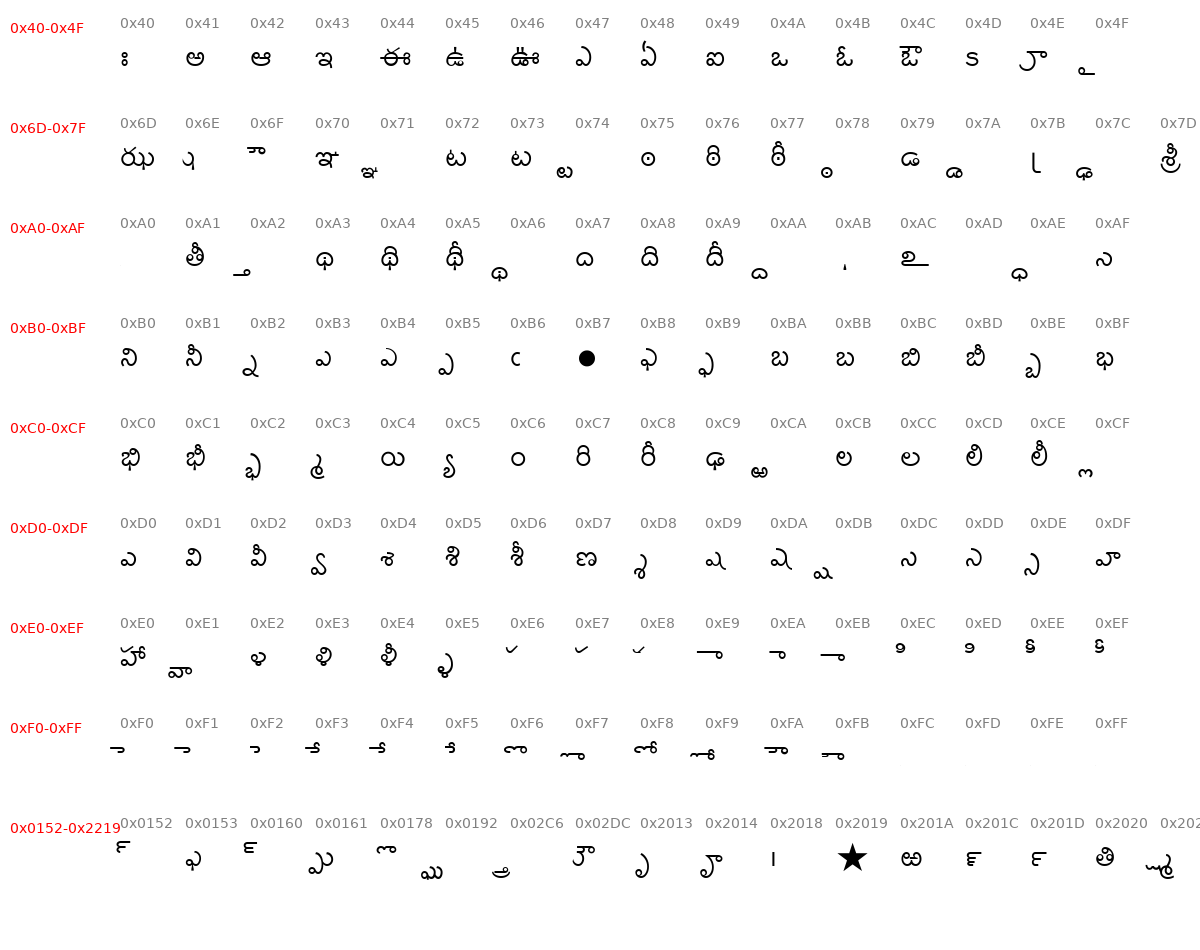

Write Python code to recreate this figure.
from PIL import Image, ImageDraw, ImageFont
from fontTools.ttLib import TTFont

font_path = "public/SHREE-TEL.ttf"
ttfont = TTFont(font_path)
cmap = ttfont.getBestCmap()
font = ImageFont.truetype(font_path, 40)
label_font = ImageFont.truetype("/usr/share/fonts/TTF/DejaVuSans.ttf", 14)

# Let's inspect codes:
# 0x41 to 0x4F (A to O)
# 0x60 to 0x7F
# 0xA0 to 0xFF
# 0x0100 to 0x2219

ranges = [
    ("0x40-0x4F", range(0x40, 0x50)),
    ("0x6D-0x7F", range(0x6D, 0x80)),
    ("0xA0-0xAF", range(0xA0, 0xB0)),
    ("0xB0-0xBF", range(0xB0, 0xC0)),
    ("0xC0-0xCF", range(0xC0, 0xD0)),
    ("0xD0-0xDF", range(0xD0, 0xE0)),
    ("0xE0-0xEF", range(0xE0, 0xF0)),
    ("0xF0-0xFF", range(0xF0, 0x100)),
    ("0x0152-0x2219", [0x152, 0x153, 0x160, 0x161, 0x178, 0x192, 0x2C6, 0x2DC, 0x2013, 0x2014, 0x2018, 0x2019, 0x201A, 0x201C, 0x201D, 0x2020, 0x2021, 0x2022, 0x2026, 0x2030, 0x2039, 0x203A, 0x2122, 0x2219])
]

img = Image.new('RGB', (1200, len(ranges) * 100 + 50), 'white')
draw = ImageDraw.Draw(img)

for r_idx, (title, codelist) in enumerate(ranges):
    y = r_idx * 100 + 20
    draw.text((10, y), title, fill='red', font=label_font)
    
    x = 120
    for code in codelist:
        if code in cmap:
            char_str = chr(code)
            hex_str = f"0x{code:02X}" if code <= 0xFF else f"0x{code:04X}"
            draw.text((x, y - 5), hex_str, fill='gray', font=label_font)
            draw.text((x, y + 18), char_str, fill='black', font=font)
            x += 65

img.save("scratch/inspect_vowels_large.png")
print("Saved to scratch/inspect_vowels_large.png")
